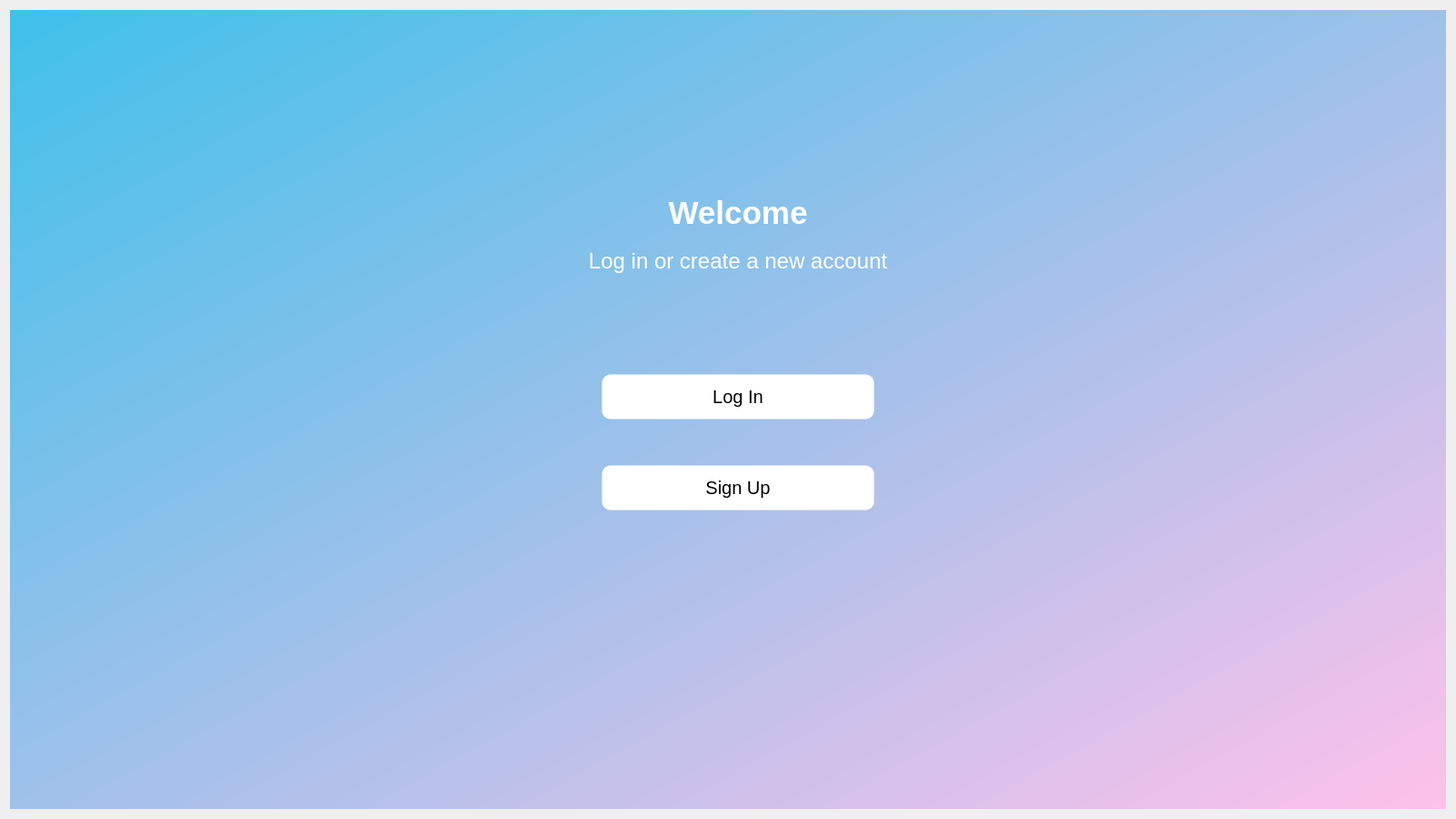
<?xml version="1.0" encoding="UTF-8"?>
<ui version="4.0">
 <class>Dialog</class>
 <widget class="QDialog" name="Dialog">
  <property name="geometry">
   <rect>
    <x>0</x>
    <y>0</y>
    <width>1600</width>
    <height>900</height>
   </rect>
  </property>
  <property name="windowTitle">
   <string>Dialog</string>
  </property>
  <layout class="QVBoxLayout" name="verticalLayout_2">
   <item>
    <widget class="QWidget" name="bg_widget" native="true">
     <property name="styleSheet">
      <string notr="true">QWidget#bg_widget{
background-color: qlineargradient(spread:pad, x1:0, y1:0, x2:1, y2:1, stop:0 rgba(63, 193, 234, 255), stop:1 rgba(255, 193, 234, 255));
}</string>
     </property>
     <widget class="QWidget" name="verticalWidget" native="true">
      <property name="geometry">
       <rect>
        <x>625</x>
        <y>200</y>
        <width>350</width>
        <height>100</height>
       </rect>
      </property>
      <layout class="QVBoxLayout" name="verticalLayout">
       <item>
        <widget class="QLabel" name="label">
         <property name="styleSheet">
          <string notr="true">font: 75 25pt &quot;Ubuntu&quot;;</string>
         </property>
         <property name="text">
          <string>&lt;html&gt;&lt;head/&gt;&lt;body&gt;&lt;p align=&quot;center&quot;&gt;&lt;span style=&quot; font-size:26pt; font-weight:600;color: white&quot;&gt;Welcome&lt;/span&gt;&lt;/p&gt;&lt;/body&gt;&lt;/html&gt;</string>
         </property>
        </widget>
       </item>
       <item>
        <widget class="QLabel" name="label_3">
         <property name="styleSheet">
          <string notr="true">font: 75 25pt &quot;Ubuntu&quot;;</string>
         </property>
         <property name="text">
          <string>&lt;html&gt;&lt;head/&gt;&lt;body&gt;&lt;p align=&quot;center&quot;&gt;&lt;span style=&quot; font-size:18pt; font-weight:400; color:#ffffff;&quot;&gt;Log in or create a new account&lt;/span&gt;&lt;/p&gt;&lt;/body&gt;&lt;/html&gt;</string>
         </property>
        </widget>
       </item>
      </layout>
     </widget>
     <widget class="QPushButton" name="login_button">
      <property name="geometry">
       <rect>
        <x>650</x>
        <y>400</y>
        <width>300</width>
        <height>50</height>
       </rect>
      </property>
      <property name="styleSheet">
       <string notr="true">background-color: rgb(255, 255, 255);
border-width: 1px;
border-style: solid;
border-radius: 10px;
font-size: 20px;</string>
      </property>
      <property name="text">
       <string>Log In</string>
      </property>
     </widget>
     <widget class="QPushButton" name="signup_button">
      <property name="geometry">
       <rect>
        <x>650</x>
        <y>500</y>
        <width>300</width>
        <height>50</height>
       </rect>
      </property>
      <property name="styleSheet">
       <string notr="true">background-color: rgb(255, 255, 255);
border-width: 1px;
border-style: solid;
border-radius: 10px;
font-size: 20px;</string>
      </property>
      <property name="text">
       <string>Sign Up</string>
      </property>
     </widget>
    </widget>
   </item>
  </layout>
 </widget>
 <tabstops>
  <tabstop>login_button</tabstop>
  <tabstop>signup_button</tabstop>
 </tabstops>
 <resources/>
 <connections/>
</ui>
